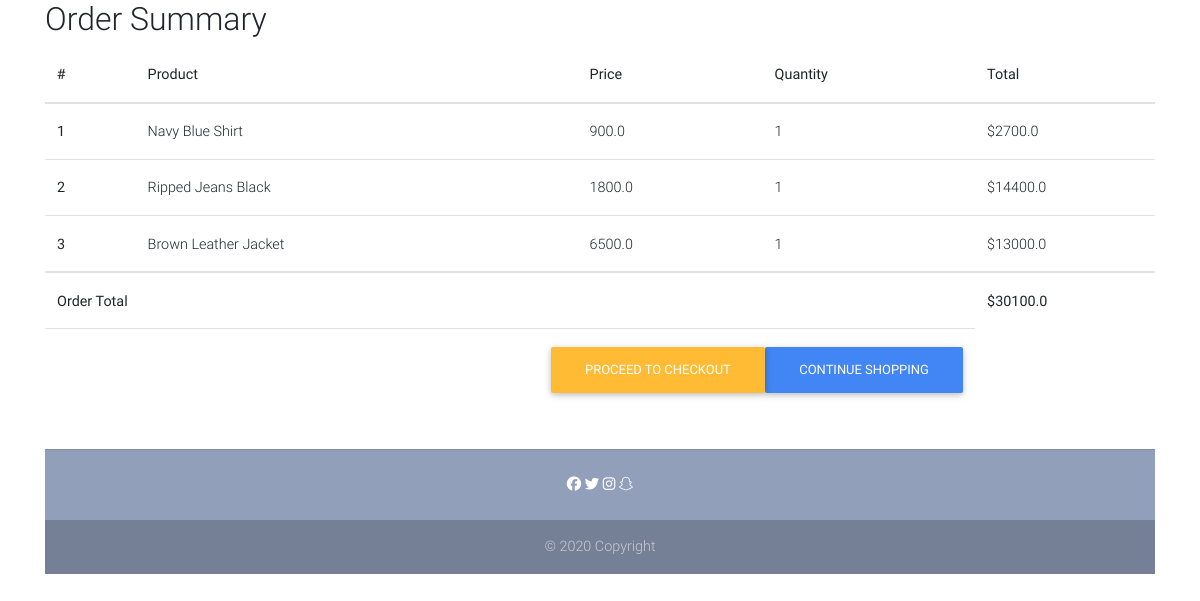
The app's page /order-summary/ (signed in) with its own data.
### core/models.py (models this page shows, shortened)
class OrderItem(models.Model):
    user = models.ForeignKey(settings.AUTH_USER_MODEL,
                             on_delete=models.CASCADE)
    item = models.ForeignKey(Item, on_delete=models.CASCADE)
    quantity = models.IntegerField(default=1)
    ordered = models.BooleanField(default=False)
    pass
    def get_total_price(self):
        return self.quantity * self.item.price
    def get_final(self):
        return self.get_total_price()

class Item(models.Model):
    title = models.CharField(max_length=100)
    price = models.FloatField()
    discount_price = models.FloatField(blank=True, null=True)
    category = models.CharField(choices=CATEGORY_CHOICES, max_length=1)
    label = models.CharField(choices=LABEL_CHOICES, max_length=1)
    slug = models.SlugField()
    quantity = models.IntegerField(default=1)
    description = models.TextField()
    img = models.URLField(max_length=200)

class Order(models.Model):
    user = models.ForeignKey(settings.AUTH_USER_MODEL,
                             on_delete=models.CASCADE)
    order_id = models.IntegerField(default="98")
    items = models.ManyToManyField(OrderItem)
    ordered = models.BooleanField(default=False)
    start_date = models.DateTimeField(auto_now=True)
    ordered_date = models.DateTimeField()
    pass
    def get_total(self):
        total = 0
        for order_Item in self.items.all():
            total += order_Item.get_final()
        return total

### core/views.py (the view)
# urls.py: path('order-summary/', OrderSummaryView.as_view(), name='order-summary'),
class OrderSummaryView(LoginRequiredMixin, View):
    def get(self, *args, **kwargs):
        try:
            order = Order.objects.get(user=self.request.user, ordered=False)
            context = {
                'object': order
            }
            return render(self.request, 'order-summary.html', context)
        except ObjectDoesNotExist:
            messages.error(self.request, "You Do Not Have An Active Order")
            return redirect("/")

### templates/order-summary.html (shortened to what this page needs)
{% load static %}
<!DOCTYPE html>
<html lang="en">
{% block content %}
<head>
    <link rel="stylesheet" href="{%static 'https://use.fontawesome.com/releases/v5.11.2/css/all.css' %}">
    <link href="{%static 'css/bootstrap.min.css' %}" rel="stylesheet">
    <link href="{%static 'css/mdb.min.css' %}" rel="stylesheet">
    <link href="{%static 'css/style.min.css' %}" rel="stylesheet">
</head>
{% endblock %}
<main>
    <body>
        <div class="container">
            <h2>Order Summary</h2>
            <div class="table-responsive">
                <table class="table">
                    <thead>
                        <tr>
                            <th scope="col">#</th>
                            <th scope="col">Product</th>
                            <th scope="col">Price</th>
                            <th scope="col">Quantity</th>
                            <th scope="col">Total</th>
                        </tr>
                    </thead>
                    <tbody>
                        {% for order_item in object.items.all %}
                        <tr>
                            <th scope="row">{{ forloop.counter }}</th>
                            <td>{{ order_item.item.title }}</td>
                            <td>{{ order_item.item.price }}</td>
                            <td>{{ order_item.item.quantity }}</td>
                            <td>${{ order_item.get_total_price }}</td>
                        </tr>
                        {% endfor %}
                    </tbody>
                    <tr>
                        <td colspan="4"><b>Order Total</b></td>
                        <td><B>${{ object.get_total }}</B></td>
                    </tr>
                    <td colspan="4">
                        <a class='btn btn-primary float-right' href="/">Continue Shopping</a>
                        <a class='btn btn-warning float-right' href="/checkout/">{% csrf_token %}Proceed To
                            Checkout</a>
                    </td>
                </table>
            </div>
            <footer class="page-footer text-center font-small mt-4 wow fadeIn">
                <hr class="my-4">
                <div class="pb-4">
                    <link rel="stylesheet"
                        href="https://cdnjs.cloudflare.com/ajax/libs/font-awesome/4.7.0/css/font-awesome.min.css">
                    <a href="#" class="fa fa-facebook"></a>
                    <a href="#" class="fa fa-twitter"></a>
                    <a href="#" class="fa fa-instagram"></a>
                    <a href="#" class="fa fa-snapchat"></a>
                </div>
                <div class="footer-copyright py-3">
                    © 2020 Copyright
                </div>
            </footer>
    </body>
</main>

### templates/order-summary.html (style rules this page uses)
html, body, header, .carousel { height: 60vh; }

### records on screen
OrderItem: item "Navy Blue Shirt", item.price "900.0", item.quantity "1", get_total_price "2700.0"
OrderItem: item "Ripped Jeans Black", item.price "1800.0", item.quantity "1", get_total_price "14400.0"
OrderItem: item "Brown Leather Jacket", item.price "6500.0", item.quantity "1", get_total_price "13000.0"
Order: get_total "30100.0"
